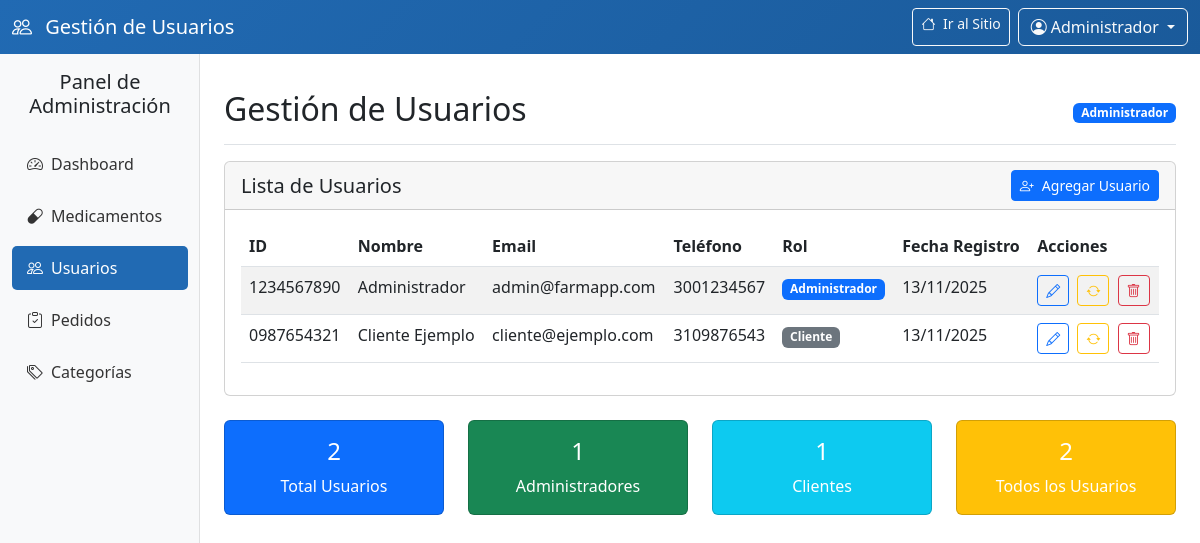
The page /admin/usuarios.php (signed in) on the database its author committed.
### tables this page shows
CREATE TABLE usuarios (
    id_usuario VARCHAR(20) PRIMARY KEY,
    nombre_usuario VARCHAR(100) NOT NULL,
    email_usuario VARCHAR(100) NOT NULL UNIQUE,
    clave_usuario VARCHAR(255) NOT NULL,
    telefono_usuario VARCHAR(20) NOT NULL,
    direccion_usuario VARCHAR(255) NOT NULL,
    id_rol_usuario INT NOT NULL,
    id_genero_usuario INT NOT NULL,
    fecha_registro TIMESTAMP DEFAULT CURRENT_TIMESTAMP,
    FOREIGN KEY (id_rol_usuario) REFERENCES roles(id_rol),
    FOREIGN KEY (id_genero_usuario) REFERENCES generos(id_genero)
);

CREATE TABLE roles (
    id_rol INT AUTO_INCREMENT PRIMARY KEY,
    nombre_rol VARCHAR(50) NOT NULL,
    descripcion_rol VARCHAR(255)
);

### admin/usuarios.php (the view, shortened to what this page needs)
<?php
$db = Conexion::connect();
?>
<!DOCTYPE html>
<html lang="es">
<head>
    <link rel="stylesheet" href="https://cdn.jsdelivr.net/npm/bootstrap@5.2.3/dist/css/bootstrap.min.css">
    <link rel="stylesheet" href="https://cdn.jsdelivr.net/npm/bootstrap-icons@1.10.0/font/bootstrap-icons.css">
</head>
<body>
    <nav class="navbar navbar-dark header-admin">
        <div class="container-fluid">
            <span class="navbar-brand mb-0 h1">
                <i class="bi bi-people me-2"></i> Gestión de Usuarios
            </span>
            <div class="d-flex">
                <a href="../index.php" class="btn btn-outline-light btn-sm me-2">
                    <i class="bi bi-house me-1"></i> Ir al Sitio
                </a>
                <div class="dropdown">
                    <button class="btn btn-outline-light dropdown-toggle" type="button" id="userMenu" data-bs-toggle="dropdown" aria-expanded="false">
                        <i class="bi bi-person-circle me-1"></i><?= $_SESSION['usuario']->nombre_usuario ?? 'Usuario' ?>
                    </button>
                </div>
            </div>
        </div>
    </nav>
    <div class="container-fluid">
        <div class="row">
            <div class="col-md-3 col-lg-2 bg-light sidebar">
                <div class="position-sticky pt-3">
                    <h5 class="text-center mb-4">Panel de Administración</h5>
                    <ul class="nav flex-column">
                        <li class="nav-item mb-2">
                            <a class="nav-link" href="index.php">
                                <i class="bi bi-speedometer2 me-2"></i>Dashboard
                            </a>
                        </li>
                        <li class="nav-item mb-2">
                            <a class="nav-link" href="medicamentos.php">
                                <i class="bi bi-capsule me-2"></i>Medicamentos
                            </a>
                        </li>
                        <li class="nav-item mb-2">
                            <a class="nav-link active" href="usuarios.php">
                                <i class="bi bi-people me-2"></i>Usuarios
                            </a>
                        </li>
                        <li class="nav-item mb-2">
                            <a class="nav-link" href="pedidos.php">
                                <i class="bi bi-clipboard-check me-2"></i>Pedidos
                            </a>
                        </li>
                        <li class="nav-item mb-2">
                            <a class="nav-link" href="categorias.php">
                                <i class="bi bi-tags me-2"></i>Categorías
                            </a>
                        </li>
                    </ul>
                </div>
            </div>
            <div class="col-md-9 col-lg-10 ms-sm-auto px-4 main-content">
                <div class="d-flex justify-content-between flex-wrap flex-md-nowrap align-items-center pt-3 pb-2 mb-3 border-bottom">
                    <h1 class="h2">Gestión de Usuarios</h1>
                    <div class="btn-toolbar mb-2 mb-md-0">
                        <span class="badge bg-primary">Administrador</span>
                    </div>
                </div>
                <div class="card">
                    <div class="card-header d-flex justify-content-between align-items-center">
                        <h5 class="card-title mb-0">Lista de Usuarios</h5>
                        <button class="btn btn-primary btn-sm">
                            <i class="bi bi-person-plus me-2"></i>Agregar Usuario
                        </button>
                    </div>
                    <div class="card-body">
                        <div class="table-responsive">
                            <table class="table table-striped">
                                <thead>
                                    <tr>
                                        <th>ID</th>
                                        <th>Nombre</th>
                                        <th>Email</th>
                                        <th>Teléfono</th>
                                        <th>Rol</th>
                                        <th>Fecha Registro</th>
                                        <th>Acciones</th>
                                    </tr>
                                </thead>
                                <tbody>
                                    <?php
                                    $query = "SELECT u.*, r.nombre_rol
                                              FROM usuarios u
                                              INNER JOIN roles r ON u.id_rol_usuario = r.id_rol
                                              ORDER BY u.id_usuario DESC";
                                    $usuarios = $db->query($query);
                                    if($usuarios->num_rows > 0):
                                        while($user = $usuarios->fetch_object()):
                                            $telefono = isset($user->telefono_usuario) ? $user->telefono_usuario : 'N/A';
                                            $fecha_registro = isset($user->fecha_registro) ? $user->fecha_registro : (isset($user->fecha_creacion) ? $user->fecha_creacion : date('Y-m-d'));
                                            $nombre_rol = isset($user->nombre_rol) ? $user->nombre_rol : 'Usuario';
                                    ?>
                                    <tr>
                                        <td><?= $user->id_usuario ?></td>
                                        <td><?= htmlspecialchars($user->nombre_usuario) ?></td>
                                        <td><?= htmlspecialchars($user->email_usuario) ?></td>
                                        <td><?= htmlspecialchars($telefono) ?></td>
                                        <td>
                                            <span class="badge <?= $user->id_rol_usuario == 1 ? 'bg-primary' : 'bg-secondary' ?>">
                                                <?= htmlspecialchars($nombre_rol) ?>
                                            </span>
                                        </td>
                                        <td><?= date('d/m/Y', strtotime($fecha_registro)) ?></td>
                                        <td>
                                            <button class="btn btn-sm btn-outline-primary me-1" title="Editar">
                                                <i class="bi bi-pencil"></i>
                                            </button>
                                            <button class="btn btn-sm btn-outline-warning me-1" title="Cambiar Rol">
                                                <i class="bi bi-arrow-repeat"></i>
                                            </button>
                                            <button class="btn btn-sm btn-outline-danger" title="Eliminar">
                                                <i class="bi bi-trash"></i>
                                            </button>
                                        </td>
                                    </tr>
                                    <?php endwhile; endif; ?>
                                </tbody>
                            </table>
                        </div>
                    </div>
                </div>
                <div class="row mt-4">
                    <div class="col-md-3">
                        <div class="card bg-primary text-white">
                            <div class="card-body text-center">
                                <h4>
                                    <?php
                                    $query = "SELECT COUNT(*) as total FROM usuarios";
                                    $result = $db->query($query);
                                    echo $result->fetch_object()->total;
                                    ?>
                                </h4>
                                <p class="mb-0">Total Usuarios</p>
                            </div>
                        </div>
                    </div>
                    <div class="col-md-3">
                        <div class="card bg-success text-white">
                            <div class="card-body text-center">
                                <h4>
                                    <?php
                                    $query = "SELECT COUNT(*) as total FROM usuarios WHERE id_rol_usuario = 1";
                                    $result = $db->query($query);
                                    echo $result->fetch_object()->total;
                                    ?>
                                </h4>
                                <p class="mb-0">Administradores</p>
                            </div>
                        </div>
                    </div>
                    <div class="col-md-3">
                        <div class="card bg-info text-white">
                            <div class="card-body text-center">
                                <h4>
                                    <?php
                                    $query = "SELECT COUNT(*) as total FROM usuarios WHERE id_rol_usuario = 2";
                                    $result = $db->query($query);
                                    echo $result->fetch_object()->total;
                                    ?>
                                </h4>
                                <p class="mb-0">Clientes</p>
                            </div>
                        </div>
                    </div>
                    <div class="col-md-3">
                        <div class="card bg-warning text-white">
                            <div class="card-body text-center">
                                <h4>
                                    <?php
                                    $query = "SELECT COUNT(*) as total FROM usuarios";
                                    $result = $db->query($query);
                                    echo $result->fetch_object()->total;
                                    ?>
                                </h4>
                                <p class="mb-0">Todos los Usuarios</p>
                            </div>
                        </div>
                    </div>
                </div>
            </div>
        </div>
    </div>
</body>
</html>

### admin/usuarios.php (style rules this page uses)
.sidebar { min-height: 100vh; box-shadow: inset -1px 0 0 rgba(0, 0, 0, .1); }
.sidebar .nav-link { color: #333; padding: 10px 15px; border-radius: 5px; transition: all 0.3s; }
.sidebar .nav-link:hover, .sidebar .nav-link.active { background-color: #216ab3; color: white; }
.header-admin { background: linear-gradient(135deg, #216ab3 0%, #1a5a9a 100%); color: white; }
.main-content { margin-top: 20px; }

### rows shown on the page
usuarios: id_usuario "1234567890", nombre_usuario "Administrador", email_usuario "admin@farmapp.com", telefono_usuario "3001234567", id_rol_usuario.nombre_rol "Administrador", fecha_registro "13/11/2025"
usuarios: id_usuario "0987654321", nombre_usuario "Cliente Ejemplo", email_usuario "cliente@ejemplo.com", telefono_usuario "3109876543", id_rol_usuario.nombre_rol "Cliente", fecha_registro "13/11/2025"

### other values the page prints
$_SESSION['usuario']->nombre_usuario "Administrador"
$result->fetch_object()->total "2"
$result->fetch_object()->total "1"
